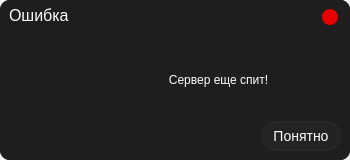
<?xml version="1.0" encoding="UTF-8"?>
<ui version="4.0">
 <class>MessageBox</class>
 <widget class="QWidget" name="MessageBox">
  <property name="geometry">
   <rect>
    <x>0</x>
    <y>0</y>
    <width>350</width>
    <height>160</height>
   </rect>
  </property>
  <property name="minimumSize">
   <size>
    <width>350</width>
    <height>160</height>
   </size>
  </property>
  <property name="maximumSize">
   <size>
    <width>350</width>
    <height>160</height>
   </size>
  </property>
  <property name="windowTitle">
   <string>Form</string>
  </property>
  <layout class="QVBoxLayout" name="verticalLayout">
   <property name="spacing">
    <number>0</number>
   </property>
   <property name="leftMargin">
    <number>0</number>
   </property>
   <property name="topMargin">
    <number>0</number>
   </property>
   <property name="rightMargin">
    <number>0</number>
   </property>
   <property name="bottomMargin">
    <number>0</number>
   </property>
   <item>
    <widget class="QFrame" name="MainFrame">
     <property name="styleSheet">
      <string notr="true">QFrame
{
	background-color: rgb(30, 30, 30);
	border-radius: 10px;
}
</string>
     </property>
     <property name="frameShape">
      <enum>QFrame::StyledPanel</enum>
     </property>
     <property name="frameShadow">
      <enum>QFrame::Raised</enum>
     </property>
     <layout class="QVBoxLayout" name="verticalLayout_2">
      <property name="leftMargin">
       <number>0</number>
      </property>
      <property name="topMargin">
       <number>0</number>
      </property>
      <property name="rightMargin">
       <number>0</number>
      </property>
      <property name="bottomMargin">
       <number>0</number>
      </property>
      <item>
       <widget class="QFrame" name="Title_bar">
        <property name="minimumSize">
         <size>
          <width>0</width>
          <height>30</height>
         </size>
        </property>
        <property name="maximumSize">
         <size>
          <width>16777215</width>
          <height>30</height>
         </size>
        </property>
        <property name="frameShape">
         <enum>QFrame::StyledPanel</enum>
        </property>
        <property name="frameShadow">
         <enum>QFrame::Raised</enum>
        </property>
        <layout class="QHBoxLayout" name="horizontalLayout">
         <property name="spacing">
          <number>5</number>
         </property>
         <property name="leftMargin">
          <number>9</number>
         </property>
         <property name="topMargin">
          <number>0</number>
         </property>
         <property name="rightMargin">
          <number>0</number>
         </property>
         <property name="bottomMargin">
          <number>0</number>
         </property>
         <item>
          <widget class="QFrame" name="frame_2">
           <property name="frameShape">
            <enum>QFrame::StyledPanel</enum>
           </property>
           <property name="frameShadow">
            <enum>QFrame::Raised</enum>
           </property>
           <layout class="QHBoxLayout" name="horizontalLayout_3">
            <property name="spacing">
             <number>0</number>
            </property>
            <property name="leftMargin">
             <number>0</number>
            </property>
            <property name="topMargin">
             <number>0</number>
            </property>
            <property name="rightMargin">
             <number>0</number>
            </property>
            <property name="bottomMargin">
             <number>0</number>
            </property>
            <item>
             <widget class="QLabel" name="Title_label">
              <property name="styleSheet">
               <string notr="true">color: rgb(255, 255, 255);
font-family: 'Roboto Medium';
font-size: 16px;
background-color: none;</string>
              </property>
              <property name="text">
               <string>Ошибка</string>
              </property>
             </widget>
            </item>
           </layout>
          </widget>
         </item>
         <item>
          <widget class="QFrame" name="frame">
           <property name="minimumSize">
            <size>
             <width>40</width>
             <height>30</height>
            </size>
           </property>
           <property name="maximumSize">
            <size>
             <width>40</width>
             <height>30</height>
            </size>
           </property>
           <property name="frameShape">
            <enum>QFrame::StyledPanel</enum>
           </property>
           <property name="frameShadow">
            <enum>QFrame::Raised</enum>
           </property>
           <layout class="QHBoxLayout" name="horizontalLayout_2">
            <item>
             <widget class="QPushButton" name="closeButton">
              <property name="minimumSize">
               <size>
                <width>16</width>
                <height>16</height>
               </size>
              </property>
              <property name="maximumSize">
               <size>
                <width>16</width>
                <height>16</height>
               </size>
              </property>
              <property name="cursor">
               <cursorShape>PointingHandCursor</cursorShape>
              </property>
              <property name="styleSheet">
               <string notr="true">QPushButton
{
	border: none;
	border-radius: 8px;
	background-color: rgb(230, 0, 0);
}

QPushButton:hover
{
	border: none;
	border-radius: 8px;
	background-color: rgb(200, 0, 0);
}

QPushButton:pressed
{
	border: none;
	border-radius: 8px;
	background-color: rgb(160, 0, 0);
}
</string>
              </property>
              <property name="text">
               <string/>
              </property>
             </widget>
            </item>
           </layout>
          </widget>
         </item>
        </layout>
       </widget>
      </item>
      <item>
       <widget class="QFrame" name="Content_bar">
        <property name="frameShape">
         <enum>QFrame::StyledPanel</enum>
        </property>
        <property name="frameShadow">
         <enum>QFrame::Raised</enum>
        </property>
        <layout class="QGridLayout" name="gridLayout">
         <property name="leftMargin">
          <number>20</number>
         </property>
         <item row="0" column="0">
          <widget class="QLabel" name="picture_label">
           <property name="minimumSize">
            <size>
             <width>70</width>
             <height>70</height>
            </size>
           </property>
           <property name="maximumSize">
            <size>
             <width>70</width>
             <height>70</height>
            </size>
           </property>
           <property name="styleSheet">
            <string notr="true"/>
           </property>
           <property name="text">
            <string/>
           </property>
          </widget>
         </item>
         <item row="1" column="2">
          <widget class="QPushButton" name="OkButton">
           <property name="minimumSize">
            <size>
             <width>80</width>
             <height>30</height>
            </size>
           </property>
           <property name="maximumSize">
            <size>
             <width>80</width>
             <height>30</height>
            </size>
           </property>
           <property name="cursor">
            <cursorShape>PointingHandCursor</cursorShape>
           </property>
           <property name="styleSheet">
            <string notr="true">QPushButton
{
	color: rgb(255, 255, 255);
	border: 2px solid rgb(38, 38, 38);
	border-radius: 15px;
	font-family: 'Roboto Regular';
	font-size: 14px;
	background-color: rgb(35, 35 , 35);
}
QPushButton::hover
{
	border: 2px solid rgb(0, 115, 0);
	background-color: rgb(45, 45, 45);
}
QPushButton::pressed
{
	border: 2px solid rgb(0, 85, 0);
	background-color: rgb(35, 35 , 35);
}</string>
           </property>
           <property name="text">
            <string>Понятно</string>
           </property>
          </widget>
         </item>
         <item row="0" column="1" colspan="2">
          <widget class="QLabel" name="information_label">
           <property name="styleSheet">
            <string notr="true">color: rgb(255, 255, 255);
font-family: 'Roboto Medium';
font-size: 12px;
background-color: none;</string>
           </property>
           <property name="text">
            <string>Сервер еще спит!</string>
           </property>
           <property name="alignment">
            <set>Qt::AlignCenter</set>
           </property>
           <property name="wordWrap">
            <bool>true</bool>
           </property>
          </widget>
         </item>
        </layout>
       </widget>
      </item>
     </layout>
    </widget>
   </item>
  </layout>
 </widget>
 <resources/>
 <connections/>
</ui>
